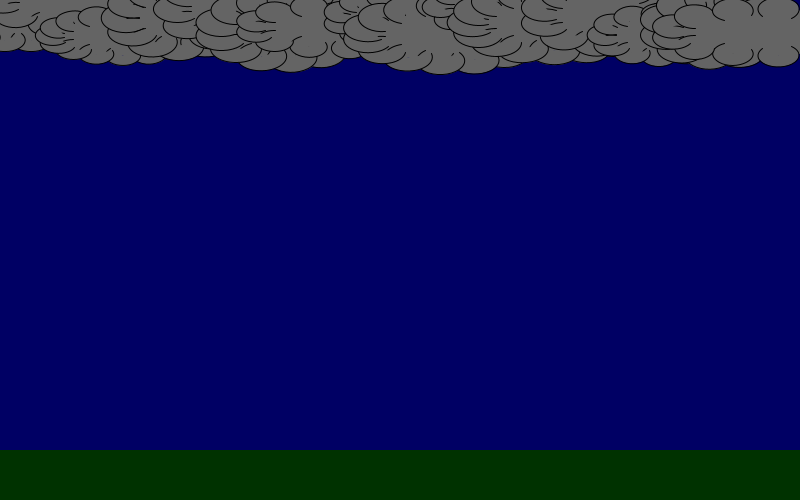
Frame 1 (no input)
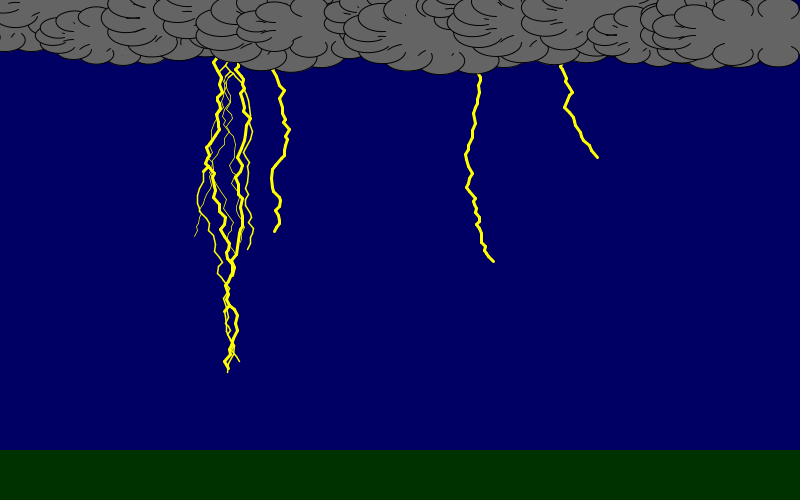
Frame 60 (the mouse pressed at the canvas centre just before this capture)
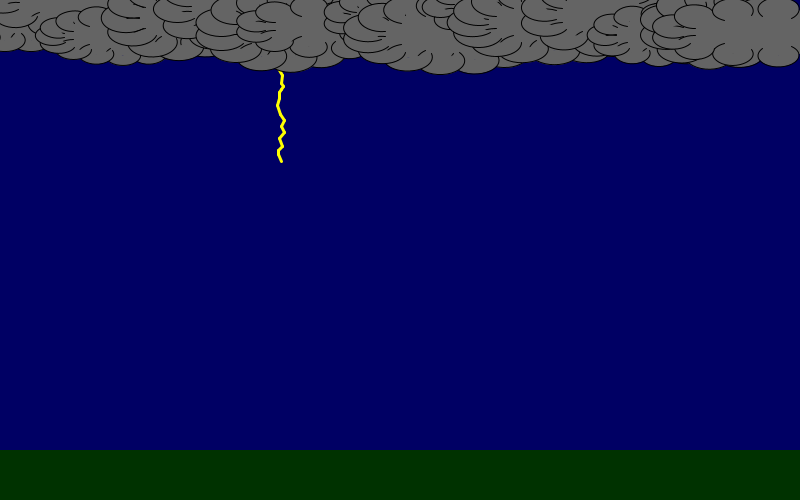
Frame 120 (the mouse held since frame 60 and released just before this capture)

The Processing sketch that drew these frames (run headless with seeded random() and noise(); from frame 60 on, the mouse is pressed at the canvas centre):

// Processing sketch: lightning
// ── lightning.pde


int groundHeight = 50;
float lightningCutoff;
float cloudHeight = 25;
Clouds clouds;
LightningManager lightning;
void setup() {
  size(800, 500);
  lightningCutoff = height - (groundHeight/2.0);
  lightning = new LightningManager(lightningCutoff);
  clouds = new Clouds(cloudHeight);
}


void draw() {
  background(0);
  ellipse(width/2.0, height/2.0, 10, 10);
  float x=50*cos(PI) + width/2.0;
  float y = 50*sin(PI) + height/2.0;
  ellipse(x, y, 20, 20);
  drawBackground();

  //arc(width/2.0, height/2.0, 50, 50, -PI/2.0, PI/2.0);
}

void drawBackground() {
  background(color(0, 0, 100));
  fill(color(0, 50, 0));
  stroke(color(0, 50, 0));
  rect(0, height-groundHeight, width, groundHeight);
  lightning.run();
  clouds.display();
}
// ── Cloud.pde
class Cloud {
  float x, y, w1, w2;
  color c;
  ArrayList<Point> points;
  int numPoints = int(random(10, 20));
  Cloud(color cc, float cloudHeight, float xx) {
    c = cc;
    x = xx+random(-5, 5);
    y = random(0, 1.5*cloudHeight);
    w1 = random(50, 100);
    w2 = random(20, 30);
    points = new ArrayList<Point>();
    float step = 2.0*PI/numPoints;
    for (float angle = 0; angle <= 2*PI; angle += step) {
      points.add(new Point(w1*cos(angle) + x, w2*sin(angle)+y));
      points.get(points.size()-1).cloudSize = w2;
    }
  }
  void display() {
    noStroke();
    fill(c);
    ellipse(x, y, 2*w1, 2*w2);
    float angle1 = -3*PI/4.0;
    float angle2 = 3*PI/4.0;
    float step = 2.0*PI/numPoints;
    for (int i = 0; i < points.size(); ++i) {
      Point p = points.get(i);
      //ellipse(points.get(i).x, points.get(i).y, 5, 5);
      //noFill();
      fill(c);
      stroke(0);
      strokeWeight(1);
      arc(p.x, p.y, 1.75*p.cloudSize, p.cloudSize, angle1, angle2);
      angle1 += step;
      angle2 += step;
    }
  }
}

class Clouds {
  color c = color(100);
  int numPoints = 15;
  ArrayList<Cloud> points;
  float h;
  Clouds(float cloudHeight) {
    h = cloudHeight;
    points = new ArrayList<Cloud>();
    float x = 20;
    float xstep = width/float(numPoints);
    for (int i = 0; i < numPoints; ++i) {
      points.add(new Cloud(c, h, x));
      x += xstep;
    }
  }
  void display() {
    fill(c);
    noStroke();
    //rect(0, 0, width, h);
    for (Cloud cloud : points) {
      cloud.display();
    }
  }
}
// ── LightningClass.pde
class Lightning {
  ArrayList<Point> points;
  ArrayList<Point> leaves;
  float startx, starty;
  float probSplit = random(0, 0.1);
  float ycutOff;
  float minLen = 3.0;
  float maxLen = 10.0;
  float angleMin = PI/4.0;
  float angleMax = 3.0*PI/4.0;
  int stroke = 1;
  boolean delete = false;
  int maxBranches = 5;
  int numBranches;
  int endRunsBright = 1;
  int runsBright = 0;
  int distToSplit = 20;
  int distSinceLastSplit = distToSplit;
  color c = color(255, 255, 0);//color(255, 0, 255);
  color brightColor = color(255);
  int brightWeight = 5;
  float startingStroke = 3.0;
  Lightning(float xx, float yy, float endy) {
    startx = xx;
    starty = yy;
    ycutOff = endy;
    points = new ArrayList<Point>();
    leaves = new ArrayList<Point>();
    Point startingPoint = new Point(startx, starty);
    startingPoint.stroke = startingStroke;
    points.add(startingPoint);
    leaves.add(points.get(0));
    numBranches = 1;
  }
  void display() {
    stroke(c);
    strokeWeight(stroke);
    fill(c);
    if (delete) {
      stroke(brightColor);
      fill(brightColor);
    } else {
      stroke(c);
      fill(c);
    }
    for (Point p : points) {
      if (p.parent != null) {
        if (delete) {
          strokeWeight(p.parent.stroke*2.0);
        } else {
          strokeWeight(p.parent.stroke);
        }
        line(p.parent.x, p.parent.y, p.x, p.y);
        if (delete && p.y >= ycutOff) {
          noStroke();
          ellipse(p.x, p.y, 50, 10);
        }
        if (runsBright == endRunsBright) {
          rect(0, 0, width, height);
        }
      }
    }
  }

  Point getPoint(float angle, Point parent) {
    parent.isleaf = false;
    float len = random(minLen, maxLen);
    Point ret = new Point(len*cos(angle) + parent.x, len*sin(angle) + parent.y);
    ret.parent = parent;
    return ret;
  }

  Point getPoint(Point parent) {
    float angle = random(angleMin, angleMax);
    return getPoint(angle, parent);
  }


  void addPoint() {
    ArrayList<Point> newLeaves =new ArrayList<Point>();
    for (Point p : leaves) {
      int numToAdd = 1;
      if (numBranches < maxBranches) {
        if (random(0, 1.0) <= probSplit) {
          numToAdd = 2;
          ++numBranches;
        }
      }
      ArrayList<Point> newPoints = new ArrayList<Point>();
      if (numToAdd == 1) {
        newPoints.add(getPoint(p));
        newPoints.get(0).stroke = newPoints.get(0).parent.stroke;
      } else {
        newPoints.add(getPoint(angleMin, p));
        newPoints.get(0).stroke = newPoints.get(0).parent.stroke;
        newPoints.add(getPoint(angleMax, p));
        newPoints.get(1).stroke = newPoints.get(1).parent.stroke/2.0;
      }
      for (Point newP : newPoints) {
        newLeaves.add(newP);
        points.add(newP);
        if (newP.y >= ycutOff) {
          delete = true;
        }
      }
    }
    leaves = newLeaves;
  }

  boolean run() {
    if (!delete) {
      addPoint();
      display();
      return false;
    } else {
      if (runsBright <= endRunsBright) {
        display();
        ++runsBright;
        return false;
      } else {
        return true;
      }
    }
  }
}
// ── LightningManager.pde
class LightningManager {
  int numLightnings;
  int maxNumLightnings = 5;
  float probToAdd = random(0, 0.1);
  ArrayList<Lightning> lightnings = new ArrayList<Lightning>();
  float endy;
  LightningManager(float y) {
    numLightnings = 1;
    endy = y;
    addLightning();
  }


  void run() {
    //if (lightnings.size() == 0) {
    //  addLightning();
    //}
    ArrayList<Lightning> toremove = new ArrayList<Lightning>();
    for (Lightning lightning : lightnings) {
      boolean delete = lightning.run();
      if (delete) {
        toremove.add(lightning);
      }
    }
    for (Lightning l : toremove) {
      lightnings.remove(l);
      --numLightnings;
    }
    if (numLightnings < maxNumLightnings) {
      if (random(0, 1.0) <= probToAdd) {
        ++numLightnings;
        addLightning();
      }
    }
  }

  void addLightning() {
    lightnings.add(new Lightning(random(20, width-20), random(0, 25), endy));
  }
}
// ── Point.pde
class Point {
  float x, y;
  Point root;
  Point parent;
  boolean isleaf;
  float stroke = 1.0;
  float cloudSize; //only used in Cloud
  Point(float xx, float yy) {
    x = xx;
    y = yy;
    root = null;
    parent = null;
    isleaf = false;
  }
}
// ── Rain.pde
class Rain {
  ArrayList<RainDrop> rain;
  float cutoff;
  float cloudHeight;
  int maxNumRain = 300;
  int maxPerCycle = 5;
  ArrayList<RainDrop> toRemove;
  Rain(float gh, float ch) {
    rain = new ArrayList<RainDrop>();
    toRemove = new ArrayList<RainDrop>();
    cutoff = height-gh;
    cloudHeight = ch;
    for (int i = 0; i < maxNumRain; ++i) {
      addRainDrop();
    }
  }

  void addRainDrop() {
    rain.add(new RainDrop(new Point(random(0, width), random(-10*cloudHeight, cloudHeight))));
  }
  void run() {
    for (RainDrop r : rain) {
      if (r.p.y >= cutoff) {
        toRemove.add(r);
      } else {
        r.run();
      }
    }
    for (RainDrop r : toRemove) {
      rain.remove(r);
    }
    if (rain.size() <= maxNumRain) {
      for (int i = 0; i < maxPerCycle; ++i) {
        addRainDrop();
      }
    }
  }
}
// ── RainDrop.pde
class RainDrop {
  Point p;
  Point vel;
  float w;
  float h;
  color c = color(0, 0, 255);
  RainDrop(Point pp) {
    p = pp;
    w = random(-10, 10);
    h = random(1, 10);
    vel = new Point(random(-1, 1), random(5, 10));
  }
  void display() {
    fill(c);
    stroke(c);
    //line(p.x, p.y, p.x+w, p.y+h);
    ellipse(p.x, p.y, 1, 2);
  }
  void move() {
    p.x += vel.x;
    p.y += vel.y;
  }
  void run() {
    move();
    display();
  }
}
